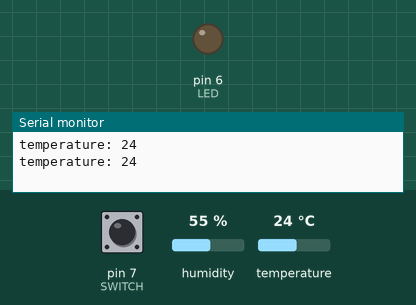
Recording of a sketch running on a simulated Arduino Uno, built with avr-gcc and run on an emulated ATmega328P. On the bench: output pins drawn as LEDs (lit = HIGH), the last lines printed to the serial monitor. The inputs (shaded band) are chosen by the test bench; at power-on: temperature 24 °C, pin 7 (SWITCH) HIGH, humidity 55 %.

Above: at 2.8 s.
2.9 s: temperature set to 26 °C
At 7.0 s:
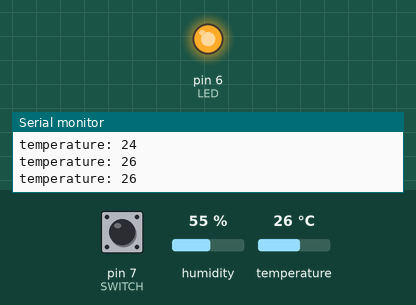
7.5 s: temperature set to 12 °C
At 10.6 s:
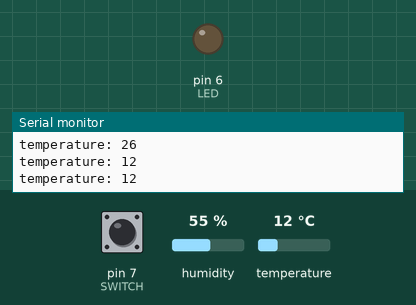
11.6 s: temperature set to 28 °C
At 15.3 s:
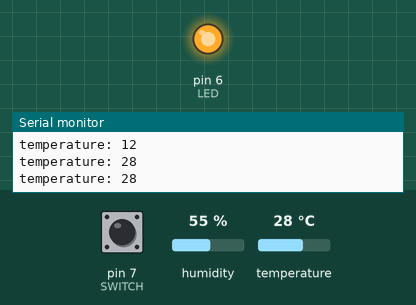
Timing chart, 0 to 16.8 s (numbered marks = the images above; inputs shaded):
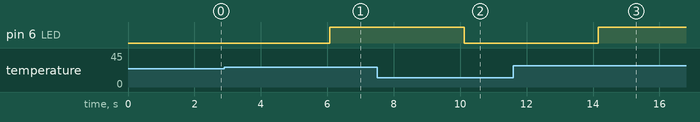

The sketch:

AirConditioner.ino
```cpp
#include <dht.h>
#define DHT11 5
#define LED 6
#define SWITCH 7

dht DHT;
int dhtTemp;
int temperature;
int switchInput;
boolean isOn;


void setup() {
  Serial.begin(9600);
  pinMode(LED, OUTPUT);
  pinMode(SWITCH, INPUT);
  isOn = false;
}

void loop() {
  dhtTemp = DHT.read11(DHT11);
  temperature = (int) DHT.temperature;
  switchInput = digitalRead(SWITCH);
  Serial.print("temperature: ");
  Serial.println(temperature);
  delay(2000);

  if (temperature >= 25) {
    digitalWrite(LED, HIGH);
    isOn = true;
  } else {
    digitalWrite(LED, LOW);
    isOn = false;
  }

  if (switchInput == LOW) {
    digitalWrite(LED, HIGH);
    if (isOn) {
      isOn = false;
    } else {
      isOn = true;
    }
  }
}
```

Measured:
- the behaviour switches between 24 and 25 °C on temperature (found by bisection; images 0 and 1)
- after the input at 2.9 s, pin 6 (LED): LOW → HIGH after 3.2 s
- after the input at 7.5 s, pin 6 (LED): HIGH → LOW after 2.6 s
- after the input at 11.6 s, pin 6 (LED): LOW → HIGH after 2.6 s
